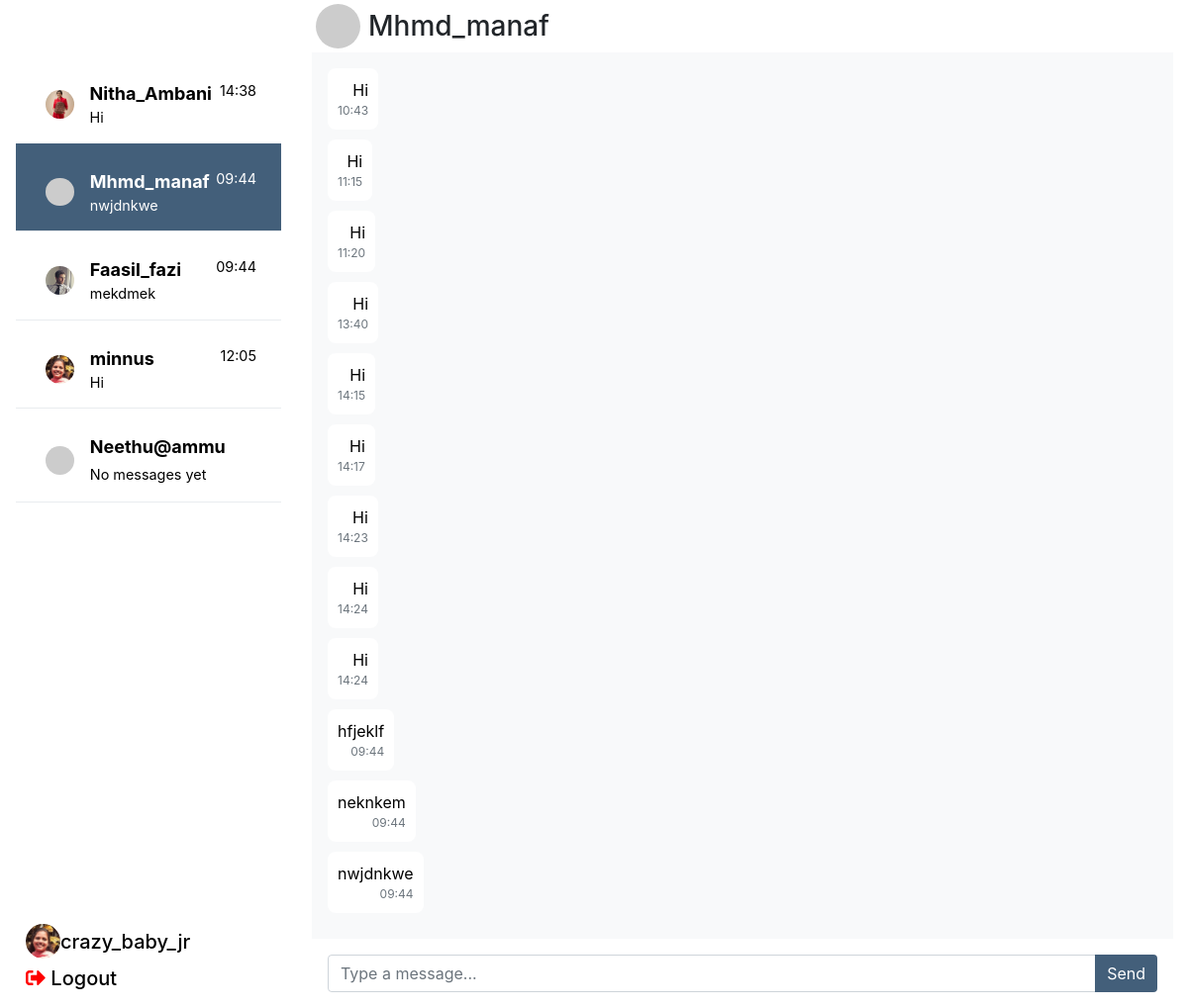
/chat/Mhmd_manaf/ (signed in), run on the app's committed database.
### Web_Side/models.py (models this page shows, shortened)
class RegisterDB(models.Model):
    username = models.CharField(max_length=150, unique=True,null=False,blank=False)
    email = models.EmailField(unique=True)
    password = models.CharField(max_length=255)  # Store hashed passwords using make_password
    full_name = models.CharField(max_length=255, blank=True, null=True)
    phone = models.CharField(max_length=15, blank=True, null=True)
    date_joined = models.DateTimeField(auto_now_add=True)
    is_active = models.BooleanField(default=True)
    profile_image = models.ImageField(upload_to='profile_images/', blank=True, null=True)  # Add this
    cover_photo = models.ImageField(upload_to='cover_photos/', blank=True, null=True)
    warning_count = models.IntegerField(default=0)# Add this

class Message(models.Model):
    sender = models.ForeignKey(RegisterDB, related_name="sent_messages", on_delete=models.CASCADE)
    receiver = models.ForeignKey(RegisterDB, related_name="received_messages", on_delete=models.CASCADE)
    content = models.TextField()
    timestamp = models.DateTimeField(auto_now_add=True)
    is_read = models.BooleanField(default=False)
    class Meta:
        ordering = ['-timestamp']  # Latest messages first

### Web_Side/views.py (the view)
# urls.py: path('chat/<str:room_name>/', views.chat_room, name='chat'),
def chat_room(request, room_name):
    if 'Username' not in request.session:
        return redirect('user_login_page')  # Redirect to login if not logged in
    username = request.session.get('Username')
    current_user = RegisterDB.objects.filter(username=username).first()
    friend = RegisterDB.objects.get(username=room_name)
    if not current_user:
        return redirect('user_login_page')
    search_query = request.GET.get('search', '')
    users = RegisterDB.objects.exclude(id=current_user.id).exclude(username__isnull=True).exclude(username="")
    chats = Message.objects.filter(
        (Q(sender=current_user) & Q(receiver__username=room_name)) |
        (Q(receiver=current_user) & Q(sender__username=room_name))
    )
    if search_query:
        chats = chats.filter(Q(content__icontains=search_query))
    chats = chats.order_by('timestamp')
    user_last_messages = []
    for user in users:
        last_message = Message.objects.filter(
            (Q(sender=current_user) & Q(receiver=user)) |
            (Q(receiver=current_user) & Q(sender=user))
        ).order_by('-timestamp').first()
        user_last_messages.append({
            'user': user,
            'last_message': last_message
        })
    def get_timestamp(msg):
        if msg and msg.timestamp:
            return timezone.make_aware(msg.timestamp) if timezone.is_naive(msg.timestamp) else msg.timestamp
        return timezone.make_aware(datetime.min)
    user_last_messages.sort(
        key=lambda x: get_timestamp(x['last_message']),
        reverse=True
    )
    return render(request, 'chat.html', {
        'room_name': room_name,
        'chats': chats,
        'users': users,
        'user_last_messages': user_last_messages,
        'search_query': search_query,
        'current_user': current_user,
        'friend' : friend
    })

### Web_Side/templates/chat.html (shortened to what this page needs)
<!DOCTYPE html>
<html lang="en">
  <head>
    <link rel="stylesheet" href="https://stackpath.bootstrapcdn.com/bootstrap/4.5.2/css/bootstrap.min.css"/>
    <link rel="stylesheet" href="https://cdnjs.cloudflare.com/ajax/libs/font-awesome/5.15.1/css/all.min.css"/>
  </head>
  <body style="height: 100vh; display: flex; flex-direction: column">
    <div class="container-fluid h-100">
      <div class="row h-100">
        <div class="col-3 sidebar p-3 chats">
          <h5 class="mb-3 text-white">Chats</h5>
          <div class="contacts">
            {% for item in user_last_messages %}
            <a
              href="{% url 'chat' item.user.username %}"
              class="list-group-item list-group-item-action {% if item.user.username == room_name %} active {% endif %}"
              data-id="{{ room_name }}"
            >
              <div class="d-flex align-items-center">
             {% if item.user.profile_image %}
      <img src="{{ item.user.profile_image.url }}"
           class="profile-icon rounded-circle mr-3"
           style="width: 1.8rem; height: 1.8rem; object-fit: cover;" />
    {% else %}
      <img src="https://ui-avatars.com/api/?name={{ item.user.username|urlencode }}&size=64&background=random"
           class="profile-icon rounded-circle mr-3"
           style="width: 1.8rem; height: 1.8rem" />
    {% endif %}
                <div class="w-100">
                  <div class="d-flex justify-content-between">
                    <strong class="text-truncate">{{ item.user.username }}</strong>
                    {% if item.last_message %}
                    <small class="text-nowrap timestamp">
                      {{ item.last_message.timestamp|date:"H:i" }}</small>
                    {% endif %}
                  </div>
                  <div>
                    {% if item.last_message %}
                    <small class="d-block text-truncate last-msg" style="max-width: 90%">
                       {{ item.last_message.content|truncatewords:5 }}
                    </small>
                    {% else %}
                    <small>No messages yet</small>
                    {% endif %}
                  </div>
                </div>
              </div>
            </a>
            {% endfor %}
          </div>
          <div class="logout">
            <h5 class="text-white d-flex align-items-center">
    <img src="{{ current_user.profile_image.url }}"
         class="rounded-circle"
         style="width: 35px; height: 35px; object-fit: cover;"
         alt="Profile">
    <span class="ms-2"><a href="{% url 'profile_page' %}">{{ current_user.username }}</a></span>
</h5>
            <h5>
              <i class="fas fa-sign-out-alt" style="color: red"></i>
              <a href="{% url 'logout' %}" class="text-red">Logout</a>
            </h5>
          </div>
        </div>
        <div class="col-9 d-flex flex-column chat" data-id="{{ room_name }}">
          <div class="d-flex align-items-center p-1">
             {% if friend.profile_image %}
      <img src="{{ friend.profile_image.url }}"
           style="border-radius: 50%; height: 45px; width: 45px; object-fit: cover;" />
    {% else %}
      <img src="https://ui-avatars.com/api/?name={{ friend.username|urlencode }}&size=64&background=random"
           style="border-radius: 50%; height: 45px;" />
    {% endif %}
            <h3 class="display-5 mb-0 pl-2">{{ room_name }}</h3>
          </div>
          <div id="chatbox" class="chatbox flex-fill p-3">
            {% for message in chats %}
            <div class="chat-message {% if message.sender.username == current_user.username %} sender {% else %} receiver {% endif %}">
              <span>{{ message.content }}</span>
                <small class="text-muted d-block" style="font-size: 0.75rem;">{{ message.timestamp|date:"H:i" }}</small>
            </div>
            {% empty %}
            <p class="no-messages">No Messages.</p>
            {% endfor %}
          </div>
          <div class="chat-input p-3">
            <div class="input-group">
              <input type="text" id="my_input" class="form-control" placeholder="Type a message..." required />
              <div class="input-group-append">
                <button id="submit_button" class="btn btn-primary" type="button">Send</button>
              </div>
            </div>
          </div>
        </div>
      </div>
    </div>
  </body>
</html>

### Web_Side/templates/chat.html (style rules this page uses)
.profile-icon { color: #12151a; }
#chatbox { background-color: #f8f9fa; overflow-y: auto; height: calc(100vh - 180px); padding: 10px; }
.chat-message { border-radius: 8px; padding: 10px; display: flex; width: fit-content; margin-bottom: 10px; max-width: 75%; word-wrap: break-word; flex-direction:column; }
.chat-message.sender { background-color: white !important; color: black !important; margin-right: auto; text-align: right; justify-content: flex-end; align-items: flex-end; }
.chat-input button { border-top-left-radius: 0; border-bottom-left-radius: 0; background: #435f7a; color: white; border: none; }
.sidebar { background-color: white; overflow-y: auto; }
.sidebar a { background: white; color: black; }
.sidebar i { color: white; }
.chats .list-group-item { border: none; border-bottom: 1px solid #e9ecef; padding: 25px 25px 15px 30px; font-size: 18px; }
.active { background-color: #435f7a !important; color: white; }
.logout { position: absolute; bottom: 0; width: 100%; padding: 10px; background-color: white; }

### data on the page
RegisterDB: user.profile_image (picture), user.username "Nitha_Ambani", last_message.timestamp "14:38", last_message.content "Hi"
RegisterDB: user.username "Mhmd_manaf", last_message.timestamp "09:44", last_message.content "nwjdnkwe", username "Mhmd_manaf"
RegisterDB: user.profile_image (picture), user.username "Faasil_fazi", last_message.timestamp "09:44", last_message.content "mekdmek"
RegisterDB: user.profile_image (picture), user.username "minnus", last_message.timestamp "12:05", last_message.content "Hi"
RegisterDB: user.username "Neethu@ammu", shows "No messages yet"
RegisterDB: profile_image (picture), username "crazy_baby_jr"
Message: content "Hi", timestamp "10:43"
Message: content "Hi", timestamp "11:15"
Message: content "Hi", timestamp "11:20"
Message: content "Hi", timestamp "13:40"
Message: content "Hi", timestamp "14:15"
Message: content "Hi", timestamp "14:17"
Message: content "Hi", timestamp "14:23"
Message: content "Hi", timestamp "14:24"
Message: content "Hi", timestamp "14:24"
Message: content "hfjeklf", timestamp "09:44"
Message: content "neknkem", timestamp "09:44"
Message: content "nwjdnkwe", timestamp "09:44"
